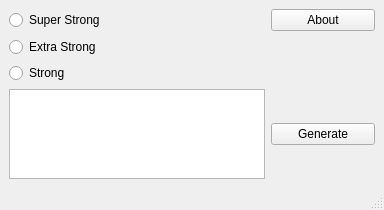
<?xml version="1.0" encoding="UTF-8"?>
<ui version="4.0">
 <class>MainWindow</class>
 <widget class="QMainWindow" name="MainWindow">
  <property name="geometry">
   <rect>
    <x>0</x>
    <y>0</y>
    <width>384</width>
    <height>210</height>
   </rect>
  </property>
  <property name="windowTitle">
   <string>MainWindow</string>
  </property>
  <widget class="QWidget" name="centralwidget">
   <layout class="QGridLayout" name="gridLayout">
    <item row="2" column="0">
     <widget class="QRadioButton" name="extra">
      <property name="text">
       <string>Extra Strong</string>
      </property>
     </widget>
    </item>
    <item row="5" column="0" colspan="2">
     <widget class="QTextEdit" name="txtbox"/>
    </item>
    <item row="5" column="3">
     <widget class="QPushButton" name="generate">
      <property name="text">
       <string>Generate</string>
      </property>
     </widget>
    </item>
    <item row="4" column="0">
     <widget class="QRadioButton" name="strong">
      <property name="text">
       <string>Strong</string>
      </property>
     </widget>
    </item>
    <item row="1" column="0">
     <widget class="QRadioButton" name="superstrong">
      <property name="text">
       <string>Super Strong</string>
      </property>
     </widget>
    </item>
    <item row="1" column="3">
     <widget class="QPushButton" name="about">
      <property name="text">
       <string>About</string>
      </property>
     </widget>
    </item>
   </layout>
  </widget>
  <widget class="QMenuBar" name="menubar">
   <property name="geometry">
    <rect>
     <x>0</x>
     <y>0</y>
     <width>384</width>
     <height>22</height>
    </rect>
   </property>
  </widget>
  <widget class="QStatusBar" name="statusbar"/>
 </widget>
 <resources/>
 <connections/>
</ui>
